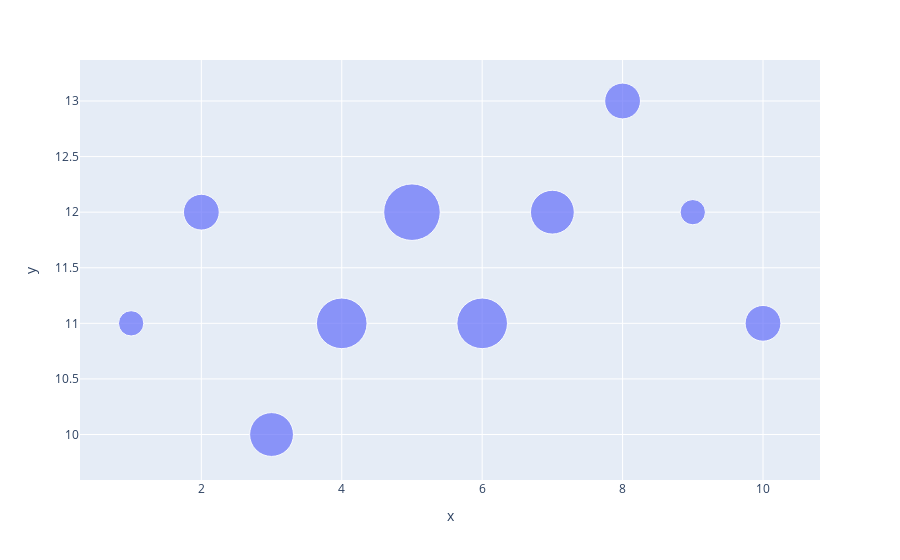

Notebook cell for this chart:
### Markdown cell above
# Scaling the Size of Bubble Charts

### Code cell
# Create a DataFrame
size = [20, 40, 60, 80, 100, 80, 60, 40, 20, 40]
df = pd.DataFrame(
    {
        "x": [1, 2, 3, 4, 5, 6, 7, 8, 9, 10],
        "y": [11, 12, 10, 11, 12, 11, 12, 13, 12, 11],
        "size": size,
    }
)

# Create bubble chart with scaled sizes
fig = px.scatter(
    df,
    x="x",
    y="y",
    size="size",
    size_max=40,  # Controls the maximum size of the markers
)

# To match the original sizemin parameter
fig.update_traces(marker=dict(sizemin=4))

fig.show()

### Figure 1 — Plotly figure (JSON) as saved in the notebook; plotly's stock layout.template omitted (floating-point values rounded to 4 significant figures)
{"data": [{"hovertemplate": "x=%{x}<br>y=%{y}<br>size=%{marker.size}<extra></extra>", "legendgroup": "", "marker": {"color": "#636efa", "size": [20, 40, 60, 80, 100, 80, 60, 40, 20, 40], "sizemin": 4, "sizemode": "area", "sizeref": 0.0625, "symbol": "circle"}, "mode": "markers", "name": "", "orientation": "v", "showlegend": false, "type": "scatter", "x": [1, 2, 3, 4, 5, 6, 7, 8, 9, 10], "xaxis": "x", "y": [11, 12, 10, 11, 12, 11, 12, 13, 12, 11], "yaxis": "y"}], "layout": {"legend": {"itemsizing": "constant", "tracegroupgap": 0}, "margin": {"t": 60}, "xaxis": {"anchor": "y", "domain": [0, 1], "title": {"text": "x"}}, "yaxis": {"anchor": "x", "domain": [0, 1], "title": {"text": "y"}}}}
